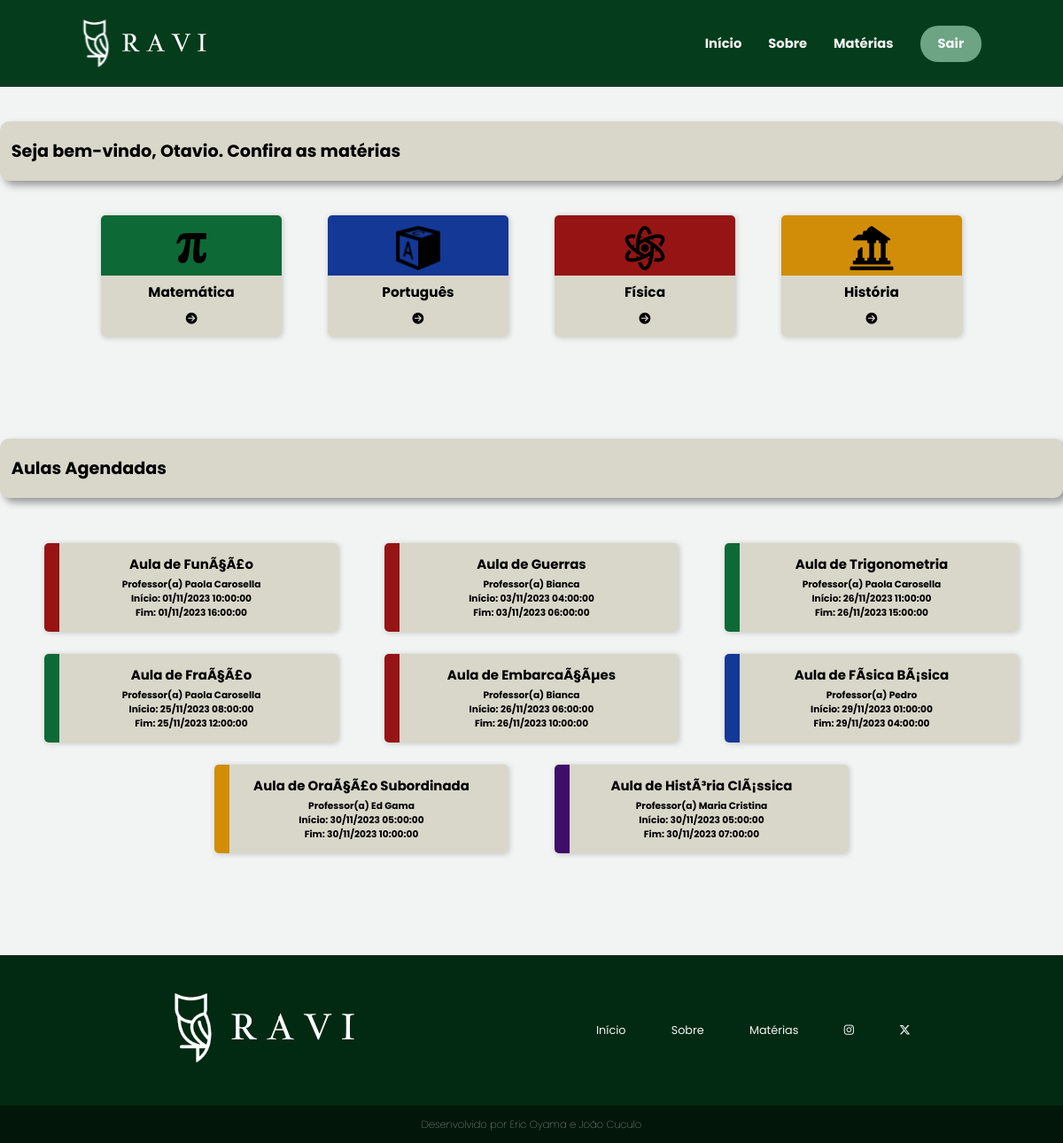
The page /sistema-aluno/aluno/principal.php (signed in) on the database as committed earlier.
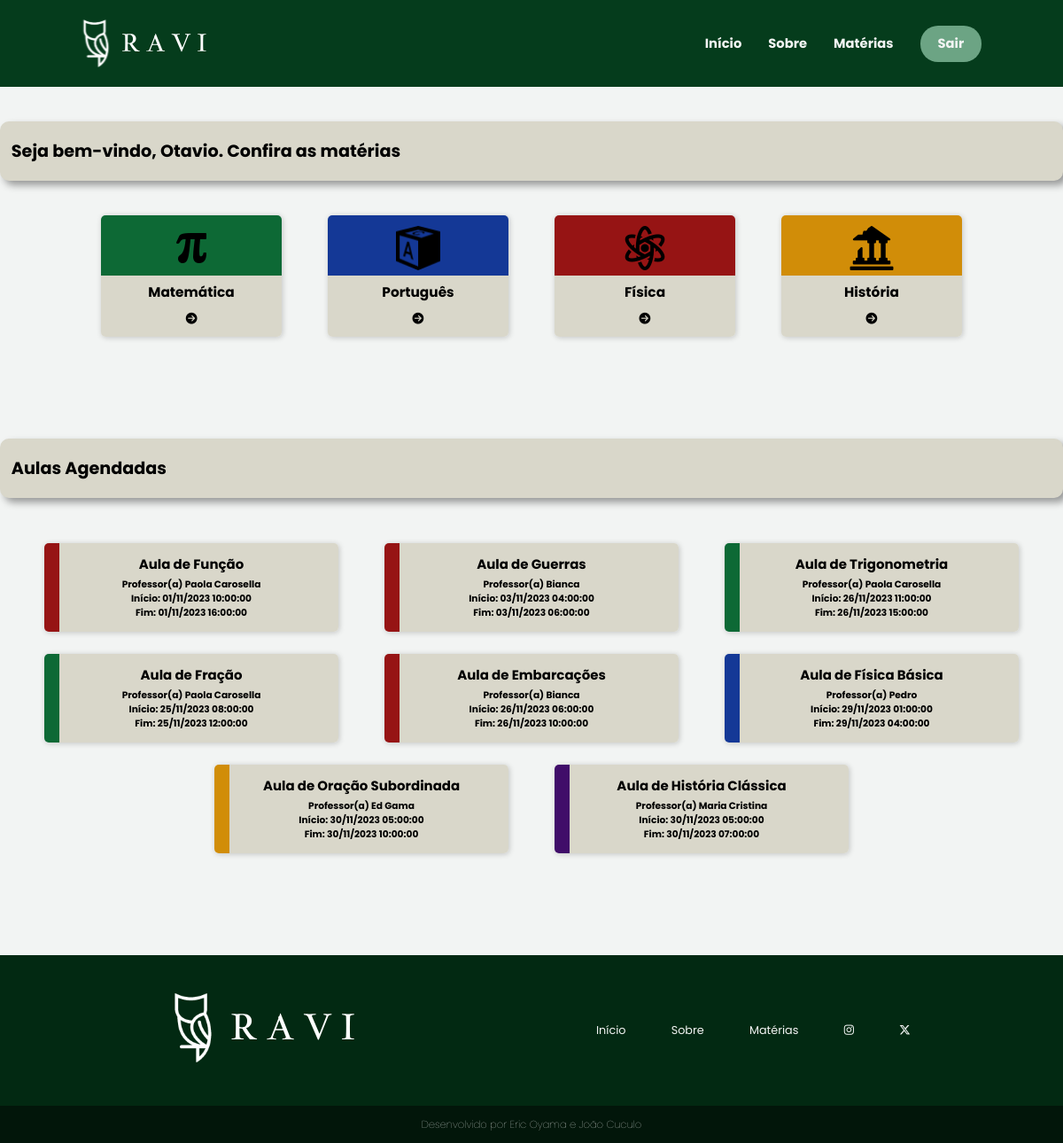
The same page on the database as committed later.
### tables this page shows
CREATE TABLE `events` (
  `id` int(11) NOT NULL,
  `title` varchar(220) NOT NULL,
  `color` varchar(45) NOT NULL,
  `start` datetime NOT NULL,
  `end` datetime NOT NULL,
  `conteudo` text NOT NULL,
  `formaPag` varchar(20) NOT NULL,
  `aluno_id` int(11) DEFAULT NULL,
  `professor_id` int(11) DEFAULT NULL,
  `valorTotal` int(11) NOT NULL
);

CREATE TABLE `professor` (
  `id` int(11) NOT NULL,
  `nome` varchar(100) NOT NULL,
  `email` varchar(100) NOT NULL,
  `senha` varchar(100) NOT NULL,
  `dn` date NOT NULL,
  `endereco` varchar(100) NOT NULL,
  `cep` varchar(20) NOT NULL,
  `estado` varchar(100) NOT NULL,
  `cidade` varchar(100) NOT NULL,
  `telefone` varchar(20) NOT NULL,
  `cpf` varchar(20) NOT NULL,
  `rg` varchar(20) NOT NULL,
  `sexo` varchar(10) NOT NULL,
  `areaFormacao` varchar(100) NOT NULL,
  `curriculo` varchar(220) NOT NULL,
  `conteudo` mediumtext NOT NULL,
  `valorHora` varchar(10) NOT NULL,
  `area_id` int(11) DEFAULT NULL,
  `dataCad` timestamp NOT NULL DEFAULT current_timestamp(),
  `status` varchar(11) NOT NULL
);

### sistema-aluno/aluno/principal.php (the view, shortened to what this page needs)
<?php
    require_once('../../conexao.php');
    $sql = "SELECT events.*, professor.nome
              FROM events
        INNER JOIN professor ON events.professor_id = professor.id
             WHERE aluno_id = " . $_SESSION['id'];
    $resultado = mysqli_query($conexao, $sql);
?>
<!DOCTYPE html>
<html lang="pt-br">
<head>
    <link rel="stylesheet" href="../../assets/css/header-footer.css">
    <link rel="stylesheet" href="../../assets/css/principal.css">
</head>
<body>
    <?php require_once("../template-aluno/menu2.php") ?>
    <main class="container">
        <div class="bem-vindo">
            <h2>Seja bem-vindo, <?= $_SESSION['nome']; ?>. Confira as matérias</h2>
        </div>
        <section class="cursos">
            <div class="card-cursos">
                <article class="card">
                    <a href="../materias/matematica.php">
                        <img src="../../assets/img/pi-icon.png">
                        <strong>Matemática</strong>
                        <i class="fa-sharp fa-solid fa-circle-arrow-right" style="color: #000000;"></i>
                    </a>
                </article>
                <article class="card">
                    <a href="../materias/portugues.php" id="port">
                        <img src="../../assets/img/abc-icon.png">
                        <strong>Português</strong>
                        <i class="fa-sharp fa-solid fa-circle-arrow-right" style="color: #000000;"></i>
                    </a>
                </article>
                <article class="card">
                    <a href="../materias/fisica.php" id="fis">
                        <img src="../../assets/img/atom-icon.png">
                        <strong>Física</strong>
                        <i class="fa-sharp fa-solid fa-circle-arrow-right" style="color: #000000;"></i>
                    </a>
                </article>
                <article class="card">
                    <a href="../materias/historia.php" id="hist">
                        <img src="../../assets/img/ruins-icon.png">
                        <strong>História</strong>
                        <i class="fa-sharp fa-solid fa-circle-arrow-right" style="color: #000000;"></i>
                    </a>
                </article>
            </div>
        </section>
        <section style="margin-top: -6rem;">
            <div class="bem-vindo">
                <h2>Aulas Agendadas</h2>
            </div>
            <div class="card-agend">
                <?php while ($linha = mysqli_fetch_array($resultado)) { ?>
                    <?php
                        $inicio = new DateTime($linha['start']);
                        $fim = new DateTime($linha['end']);
                    ?>
                    <a href="agendamento.php?id=<?= $linha['professor_id'] ?>" style="background-image: linear-gradient(to left, #D9D7CA 0, #D9D7CA 95%, <?= $linha['color'] ?> 5%);">
                        <h3><?= $linha['title'] ?></h3>
                        <h5>Professor(a) <?= $linha['nome'] ?></h5>
                        <h5>Início: <?= $inicio->format('d/m/Y H:i:s') ?></h5>
                        <h5>Fim: <?= $fim->format('d/m/Y H:i:s') ?></h5>
                    </a>
                <?php } ?>
            </div>
        </section>
    </main>
    <?php require_once("../template-aluno/rodape1.php") ?>
</body>
</html>

### sistema-aluno/template-aluno/menu2.php (shortened to what this page needs)
<header>
    <nav>
        <div class="logo">
            <img src="../../assets/img/logo-ravi-complete.svg" alt="Ravi">
        </div>
        <div class="menu">
            <ul>
                <li><a href="principal.php">Início</a></li>
                <li><a href="sobre.php">Sobre</a></li>
                <li><a href="#">Matérias</a></li>
                <li class="entrar-btn"><a href="../sair.php">Sair</a></li>
            </ul>
        </div>
    </nav>
</header>

### sistema-aluno/template-aluno/rodape1.php
<footer>
    <div class="footer-conteudo">
        <div class="footer-logo">
            <img src="../../assets/img/logo-ravi-complete.svg" alt="Ravi">
        </div>
        <ul class="footer-list">
            <li><a href="principal.php">Início</a></li>
            <li><a href="sobre.php">Sobre</a></li>
            <li><a href="#">Matérias</a></li>
            <li><a href="https://www.instagram.com/ravi.sitee/" target="_blank"><i class="fa-brands fa-instagram"></i></a></li>
            <li><a href="https://twitter.com/RaviSiteTCC" target="_blank"><i class="fa-brands fa-x-twitter"></i></a></li>
        </ul>
    </div>
        <div class="developers">
            Desenvolvido por Eric Oyama e João Cuculo
        </div>
</footer>

### assets/css/header-footer.css (style rules this page uses)
* { margin: 0; padding: 0; box-sizing: border-box; font-family: 'Poppins', sans-serif; }
:root { --color-primary: #053c1c; --color-secundary: #6ca484; --color-tertiary: #14964C; --color-black: #000; --color-white: #f2f4f3; font-size: 80%; }
html { height: 100%; min-height: 100%; }
body { display: flex; flex-direction: column; min-height: 100%; width: 100%; }
header { background-color: var(--color-primary); }
header nav { display: flex; justify-content: space-between; padding: 1.5rem 6rem; }
.logo { display: flex; align-items: center; }
.logo img { height: 60px; }
.menu { display: flex; align-items: center; }
.menu ul { display: flex; justify-content: center; list-style-type: none; }
.menu ul li { margin: 0 15px; display: flex; align-items: center; }
.menu ul li a, .menu-responsivo ul li a { text-decoration: none; font-size: 1.15rem; color: var(--color-white); font-weight: bold; }
.entrar-btn { background-color: var(--color-secundary); padding: 10px 20px; border-radius: 20px; }
footer { width: 100%; color: var(--color-white); margin-top: auto; }
footer a { text-decoration: none; }
.footer-conteudo { background-color: #022912; display: flex; align-items: center; justify-content: space-around; padding: 3rem 3.5rem; }
.footer-list { display: flex; list-style: none; gap: 4rem; }
.footer-list a { color: var(--color-white); font-weight: normal; }
.developers { background-color: #02160a; display: flex; justify-content: center; font-size: 0.9rem; padding: 1rem; font-weight: 100; }

### assets/css/principal.css (style rules this page uses)
body { background-color: var(--color-white); }
.cursos { display: flex; flex-direction: column; align-items: center; margin-bottom: 15rem; }
.card-cursos { display: flex; align-items: center; gap: 8rem; }
.card a { background-image: linear-gradient(to bottom, #0d6935 0, #0d6935 50%, #D9D7CA 50%); display: flex; flex-direction: column; align-items: center; width: 16rem; padding: 1rem; border-radius: 5px; box-shadow: 1px 1px 6px rgba(0, 0, 0, 0.2); text-decoration: none; color: var(--color-black); cursor: pointer; }
#port { background-image: linear-gradient(to bottom, #143896 0, #143896 50%, #D9D7CA 50%); }
#fis { background-image: linear-gradient(to bottom, #961414 0, #961414 50%, #D9D7CA 50%); }
#hist { background-image: linear-gradient(to bottom, #D18D08 0, #D18D08 50%, #D9D7CA 50%); }
.card img { width: 50px; }
.card strong { padding: 1rem; font-size: 1.2rem; }
.container { max-width: 1200px; width: 100%; margin: 0 auto; }
.bem-vindo { max-width: 100%; border-radius: 10px; box-shadow: 5px 5px 8px rgba(0, 0, 0, 0.377); margin: 3rem auto; padding: 1.5rem 1rem; background-color: #D9D7CA; }
.card-agend { display: flex; justify-content: center; flex-wrap: wrap; margin-bottom: 8rem; }
.card-agend a { display: flex; flex-direction: column; align-items: center; width: 26rem; margin: 1rem 2rem 1rem 2rem; padding: 1rem; border-radius: 5px; box-shadow: 1px 1px 6px rgba(0, 0, 0, 0.2); text-decoration: none; color: var(--color-black); }
.card-agend a h3 { margin-bottom: .3rem; }
@media screen and (max-width: 1225px) { .card-cursos { gap: 4rem; } }

Rows that differ between the two databases and show on the page:
changed events: title "Aula de FunÃ§Ã£o" → "Aula de Função"
changed events: title "Aula de FraÃ§Ã£o" → "Aula de Fração"
changed events: title "Aula de EmbarcaÃ§Ãµes" → "Aula de Embarcações"
changed events "Pedro": title "Aula de FÃ­sica BÃ¡sica" → "Aula de Fí­sica Básica"
changed events "Ed Gama": title "Aula de OraÃ§Ã£o Subordinada" → "Aula de Oração Subordinada"
changed events "Maria Cristina": title "Aula de HistÃ³ria ClÃ¡ssica" → "Aula de História Clássica"
